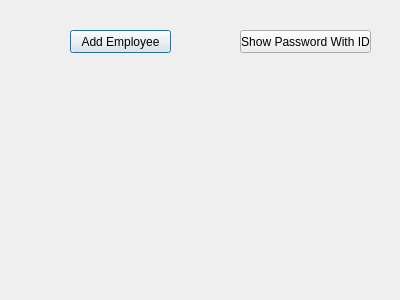
<?xml version="1.0" encoding="UTF-8"?>
<ui version="4.0">
 <class>Dialog</class>
 <widget class="QDialog" name="Dialog">
  <property name="geometry">
   <rect>
    <x>0</x>
    <y>0</y>
    <width>400</width>
    <height>300</height>
   </rect>
  </property>
  <property name="windowTitle">
   <string>Dialog</string>
  </property>
  <widget class="QPushButton" name="add">
   <property name="geometry">
    <rect>
     <x>70</x>
     <y>30</y>
     <width>101</width>
     <height>23</height>
    </rect>
   </property>
   <property name="text">
    <string>Add Employee</string>
   </property>
  </widget>
  <widget class="QPushButton" name="showPass">
   <property name="geometry">
    <rect>
     <x>240</x>
     <y>30</y>
     <width>131</width>
     <height>23</height>
    </rect>
   </property>
   <property name="text">
    <string>Show Password With ID</string>
   </property>
  </widget>
 </widget>
 <resources/>
 <connections/>
</ui>
